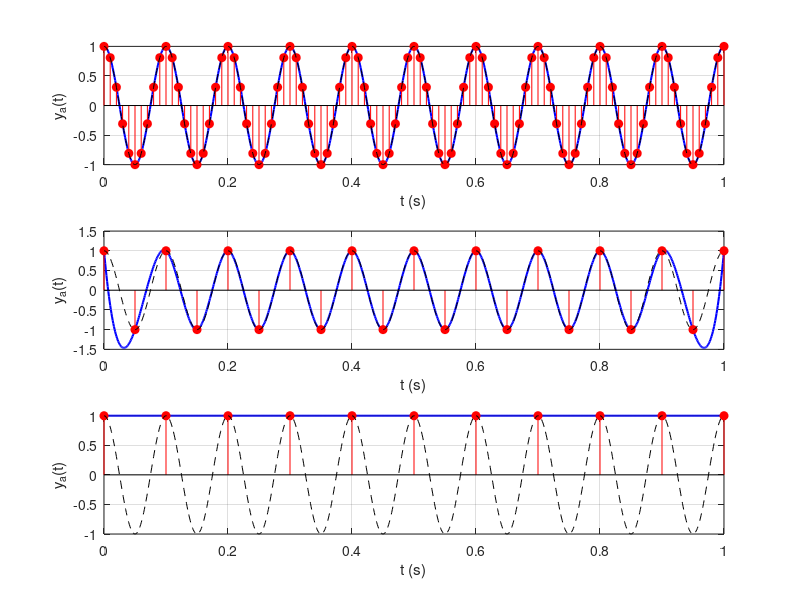

Write MATLAB code to recreate this figure.
clc;
clear all;
close all;

Ts_values = [0.01, 0.05, 0.1];
dt_interp = 0.001;
t_cont = 0:dt_interp:1;

xa = cos(20 * pi * t_cont);  % Para comparacao

figure('Position', [100, 100, 1200, 400]);

for i = 1:length(Ts_values)
    Ts = Ts_values(i);
    n = 0:Ts:1;
    xn = cos(20 * pi * n);  % Sinal amostrado

    ya_spline = spline(n, xn, t_cont);  % Interpolacao cubica

    subplot(3, 1, i);
    plot(t_cont, ya_spline, 'b', 'LineWidth', 1.5); hold on;
    stem(n, xn, 'r', 'filled');
    plot(t_cont, xa, '--k');  % Para comparacao
    xlabel('t (s)');
    ylabel('y_a(t)');
    grid on;
    xlim([0 1]);
end

